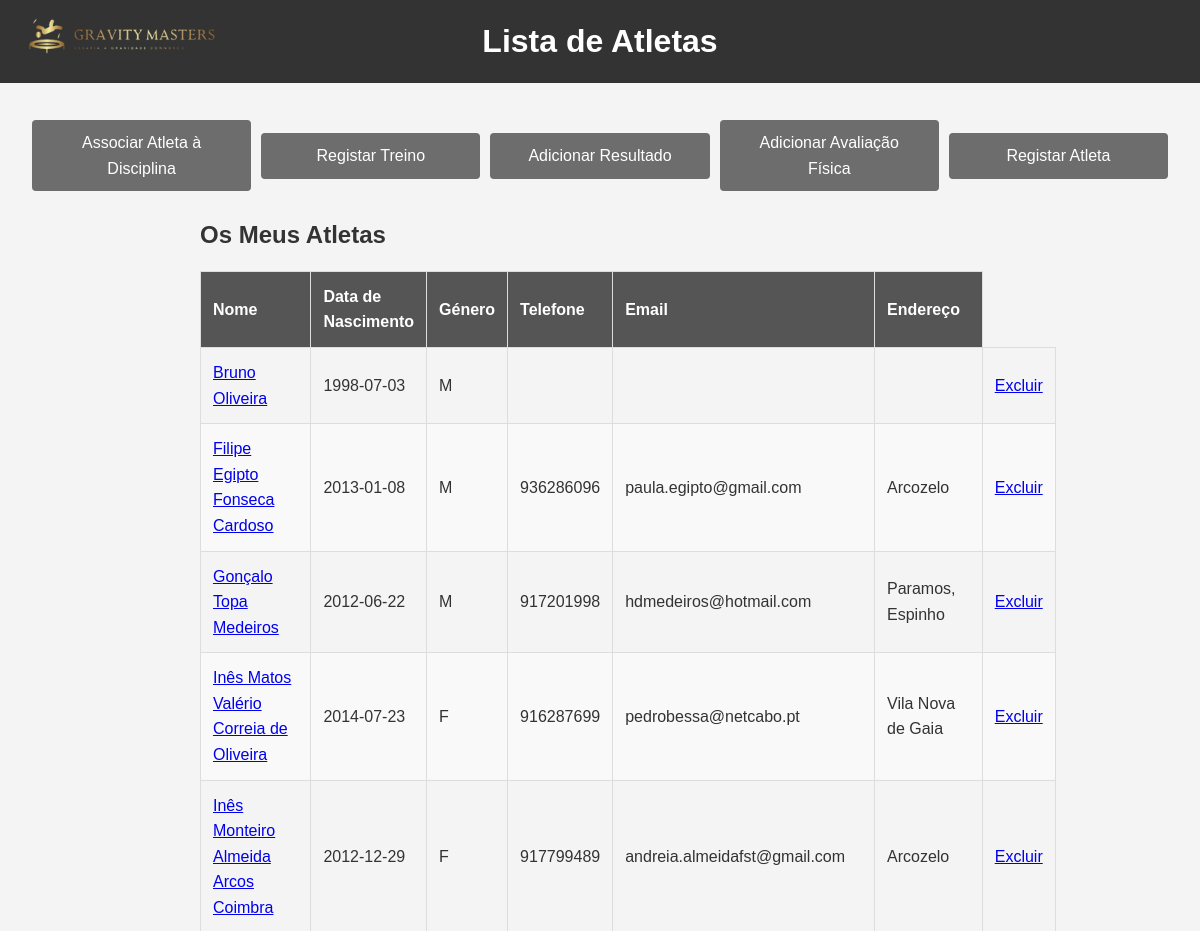
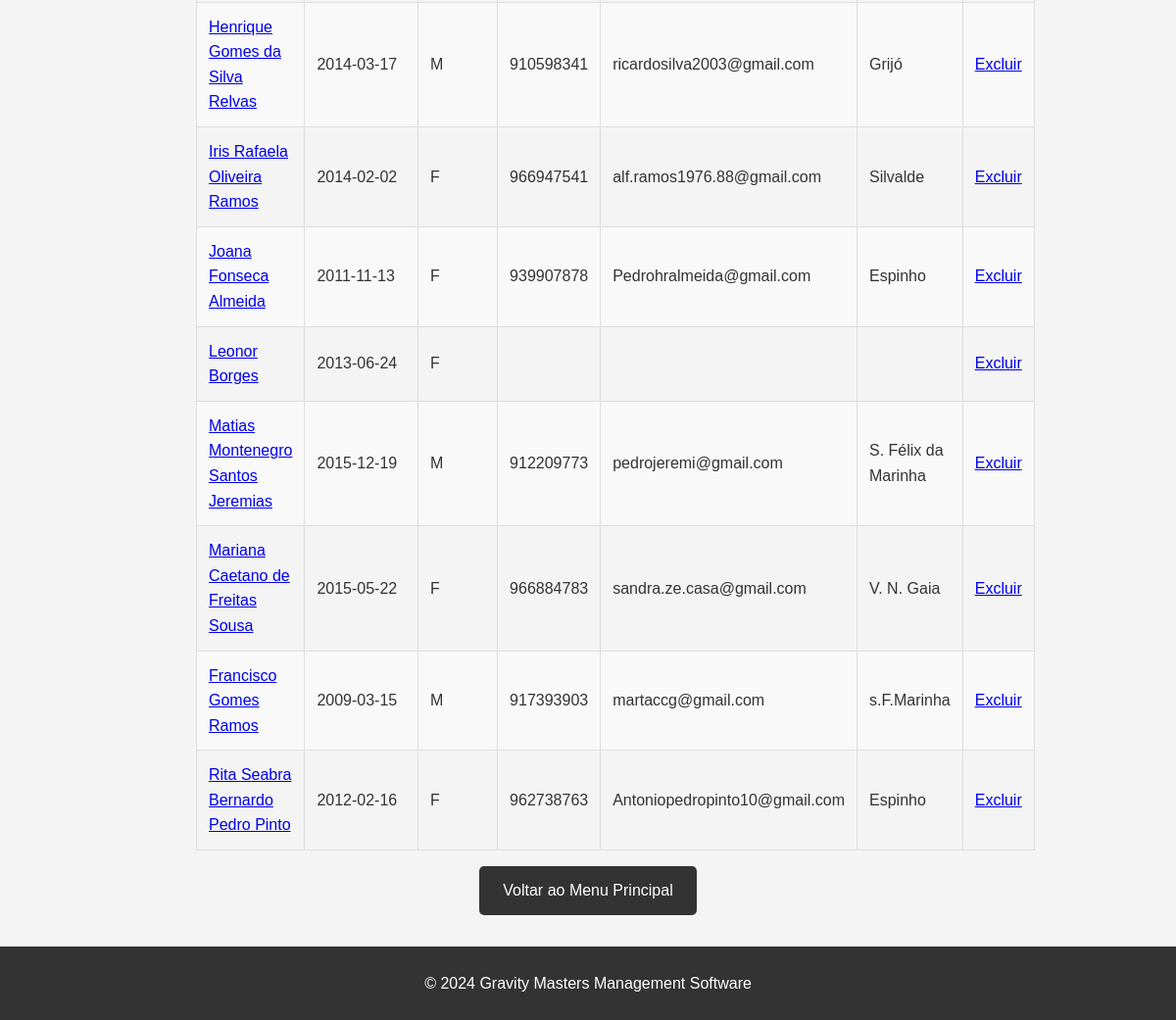
The app's page /frontend/list_athletes.php (signed in) with its own data (2 pictures, top to bottom).
### tables this page shows
CREATE TABLE "Athlete" (
    idAthlete INTEGER PRIMARY KEY AUTOINCREMENT,
    name VARCHAR(255) NOT NULL,
    birthday DATE,
    genre VARCHAR(1) NOT NULL,
    mobile VARCHAR(20),
    email VARCHAR(255), username TEXT,
    password VARCHAR(255),
    address VARCHAR(255),
    ageGroup VARCHAR(255), "fgpNumber" TEXT, "tag_uid" TEXT,
    UNIQUE(idAthlete)
);

### frontend/list_athletes.php (the view, shortened to what this page needs)
<!DOCTYPE html>
<html lang="pt">
<head>
    <link rel="stylesheet" href="../css/list_athletes.css">
</head>
<body>
    <header>
        <div class="header-content">
            <h1>Lista de Atletas</h1>
        </div>
        <div class="logo-content">
            <img src="..\imagens\teste.png" alt="Logo do Clube" class="header-logo">
        </div>
    </header>
    <main>
        <div class="menuAtletas">
            <nav>
                <ul>
                    <li><a href="assign_discipline.php">Associar Atleta à Disciplina</a></li>
                    <li><a href="schedule_training.php">Registar Treino</a></li>
                    <li><a href="list_competition.php">Adicionar Resultado</a></li>
                    <li><a href="condition_add.php">Adicionar Avaliação Física</a></li>
                    <li><a href="addAthlete.php">Registar Atleta</a></li>
                </ul>
            </nav>
        </div>
        <div class="athlete-list">
            <h2>Os Meus Atletas</h2>
            <table>
                <thead>
                    <tr>
                        <th>Nome</th>
                        <th>Data de Nascimento</th>
                        <th>Género</th>
                        <th>Telefone</th>
                        <th>Email</th>
                        <th>Endereço</th>
                    </tr>
                </thead>
                <tbody>
                    <?php
                    include '../backend/db_connect.php';
                    $coach_id = $_SESSION['user_id'];
                    try {
                        $sql = "SELECT DISTINCT A.idAthlete, A.name, A.birthday, A.genre, A.mobile, A.email, A.address
                                FROM Athlete A
                                JOIN AthleteDiscipline AD ON A.idAthlete = AD.idAthlete
                                JOIN CoachingStaffDiscipline CD ON AD.idDiscipline = CD.idDiscipline
                                WHERE CD.idCoachingStaff = :coach_id";
                        $stmt = $conn->prepare($sql);
                        $stmt->bindParam(':coach_id', $coach_id);
                        $stmt->execute();
                        while ($row = $stmt->fetch(PDO::FETCH_ASSOC)) {
                            echo "<tr>";
                            echo "<td><a href='personalAthlete.php?idAthlete={$row['idAthlete']}'>{$row['name']}</a></td>";
                            echo "<td>{$row['birthday']}</td>";
                            echo "<td>{$row['genre']}</td>";
                            echo "<td>{$row['mobile']}</td>";
                            echo "<td>{$row['email']}</td>";
                            echo "<td>{$row['address']}</td>";
                            echo "<td><a href='../backend/delete_athlete.php?idAthlete={$row['idAthlete']}' onclick='return confirm(\"Tem certeza de que deseja excluir este atleta?\")'>Excluir</a></td>";
                            echo "</tr>";
                        }
                    } catch (Exception $e) {
                        echo "<tr><td colspan='7'>Erro: " . $e->getMessage() . "</td></tr>";
                    }
                    ?>
                </tbody>
            </table>
        </div>
        <div class="back-button">
            <a href="menu_coach.php">Voltar ao Menu Principal</a>
        </div>
    </main>
    <footer>
        <p>&copy; 2024 Gravity Masters Management Software</p>
    </footer>
</body>
</html>

### css/list_athletes.css (style rules this page uses)
* { margin: 0; padding: 0; box-sizing: border-box; }
body { font-family: Arial, sans-serif; line-height: 1.6; background-color: #f4f4f4; color: #333; display: flex; flex-direction: column; min-height: 100vh; }
header { background: #333; color: #fff; padding: 1rem; max-height: 90px; }
.header-content { display: flex; align-items: center; justify-content: space-between; max-width: 1200px; margin: 0 auto; padding: 0 1rem; }
.header-logo { max-height: 100%; height: auto; margin-right: 0rem; }
header h1 { flex: 1; text-align: center; margin: 0; font-size: 2rem; }
.logo-content { position: absolute; top: 10px; left: 20px; }
main { flex: 1; padding: 2rem; display: flex; flex-direction: column; align-items: center; }
.athlete-list { max-width: 800px; width: 100%; }
.athlete-list h2 { font-size: 1.5rem; margin-bottom: 1rem; }
table { width: 100%; border-collapse: collapse; margin-top: 1rem; }
thead { background: #333; color: #fff; }
th, td { padding: 0.75rem; border: 1px solid #ddd; text-align: left; }
th { background: #555; }
tbody tr:nth-child(even) { background: #f9f9f9; }
.menuAtletas { margin-bottom: 20px; width: 100%; }
.menuAtletas nav ul { list-style-type: none; padding: 0; display: flex; justify-content: space-between; align-items: center; width: 100%; gap: 10px; }
.menuAtletas nav ul li { margin: 5px 0; flex: 1; }
.menuAtletas nav ul li a { text-decoration: none; padding: 10px 20px; background-color: #6d6d6d; color: white; border-radius: 4px; transition: background-color 0.3s; display: block; text-align: center; }
.back-button { text-align: center; margin-top: 1rem; }
.back-button a { display: inline-block; padding: 0.75rem 1.5rem; background-color: #333; color: #fff; text-decoration: none; border-radius: 5px; transition: background-color 0.3s ease; }
footer { background-color: #333; color: #fff; text-align: center; padding: 25px; position: sticky; top:100%; bottom: 0; width: 100%; }

### records on screen
athlete: name "Bruno Oliveira", birthday "1998-07-03", genre "M"
athlete: name "Filipe Egipto Fonseca Cardoso", birthday "2013-01-08", genre "M", mobile "936286096", email "paula.egipto@gmail.com", address "Arcozelo"
athlete: name "Gonçalo Topa Medeiros", birthday "2012-06-22", genre "M", mobile "917201998", email "hdmedeiros@hotmail.com", address "Paramos, Espinho"
athlete: name "Inês Matos Valério Correia de Oliveira", birthday "2014-07-23", genre "F", mobile "916287699", email "pedrobessa@netcabo.pt", address "Vila Nova de Gaia"
athlete: name "Inês Monteiro Almeida Arcos Coimbra", birthday "2012-12-29", genre "F", mobile "917799489", email "andreia.almeidafst@gmail.com", address "Arcozelo"
athlete: name "Henrique Gomes da Silva Relvas", birthday "2014-03-17", genre "M", mobile "910598341", email "ricardosilva2003@gmail.com", address "Grijó"
athlete: name "Iris Rafaela Oliveira Ramos", birthday "2014-02-02", genre "F", mobile "966947541", email "alf.ramos1976.88@gmail.com", address "Silvalde"
athlete: name "Joana Fonseca Almeida", birthday "2011-11-13", genre "F", mobile "939907878", email "Pedrohralmeida@gmail.com", address "Espinho"
athlete: name "Leonor Borges", birthday "2013-06-24", genre "F"
athlete: name "Matias Montenegro Santos Jeremias", birthday "2015-12-19", genre "M", mobile "912209773", email "pedrojeremi@gmail.com", address "S. Félix da Marinha"
athlete: name "Mariana Caetano de Freitas Sousa", birthday "2015-05-22", genre "F", mobile "966884783", email "sandra.ze.casa@gmail.com", address "V. N. Gaia"
athlete: name "Francisco Gomes Ramos", birthday "2009-03-15", genre "M", mobile "917393903", email "martaccg@gmail.com", address "s.F.Marinha"
athlete: name "Rita Seabra Bernardo Pedro Pinto", birthday "2012-02-16", genre "F", mobile "962738763", email "Antoniopedropinto10@gmail.com", address "Espinho"
